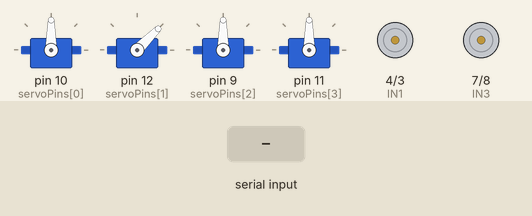
Bench run of a sketch on a simulated Arduino Uno, built with avr-gcc and run on an emulated ATmega328P. Shown: 4 × servo, motor-driver pin pairs drawn as motors (green arrow = first pin HIGH = forward, orange = second pin HIGH = backward, longer = more drive, scaled by the enable pin). The test bench sets the inputs (shaded band).

Above: at 1.7 s.
1.8 s: "A" received over Serial
At 3.0 s:
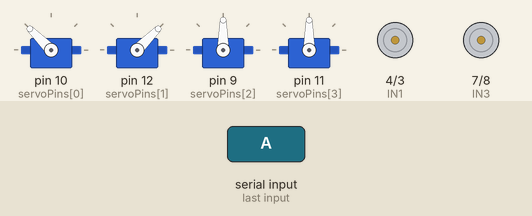
3.7 s: byte 73 ('I') received over Serial
At 5.7 s:
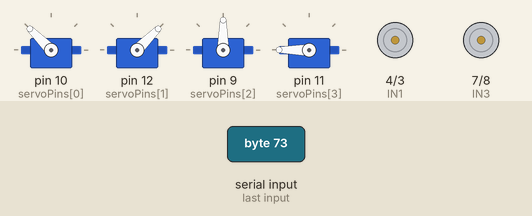
6.1 s: byte 72 ('H') received over Serial
At 6.7 s:
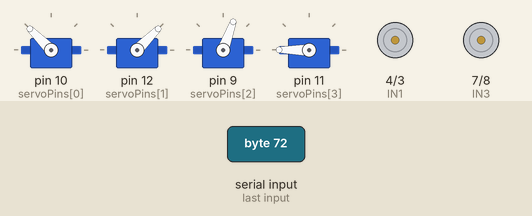
7.7 s: byte 74 ('J') received over Serial
At 9.9 s:
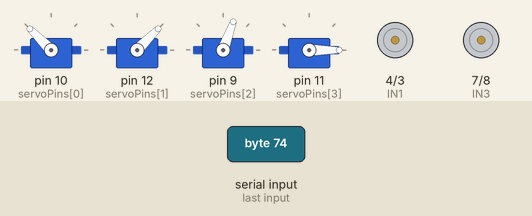
10.7 s: "M" received over Serial
At 11.9 s:
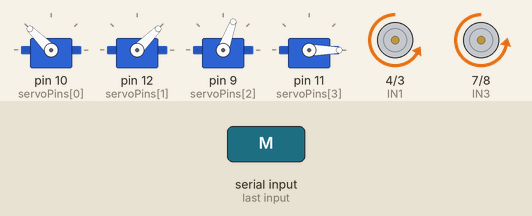
12.2 s: "N" received over Serial
At 13.2 s:
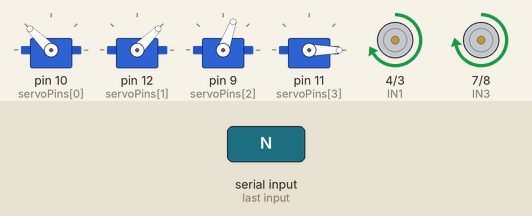
Timing chart, 0 to 14.7 s (numbered marks = the images above; inputs shaded):
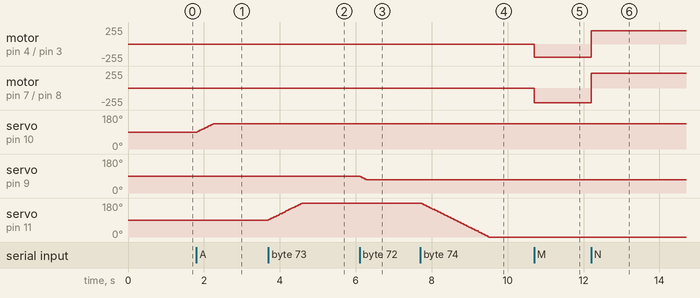

The sketch:

robot_controller.ino
```cpp
#include <Servo.h>

// ── Motor speeds ────────────────────────────────────────
#define SPEED_L 200
#define SPEED_R 220

// ── Motor pins ──────────────────────────────────────────
const int EN_A = 6;
const int IN1  = 4;
const int IN2  = 3;
const int IN3  = 7;
const int IN4  = 8;
const int EN_B = 5;

// ── Servo config ────────────────────────────────────────
// Index: 0=Wrist, 1=Elbow, 2=Arm, 3=Grip
const int NUM_SERVOS    = 4;
const int servoPins[4]  = {10, 12, 9, 11};
const int servoMin[4]   = {45,  0, 70,  0};
const int servoMax[4]   = {135, 90, 135, 180};
const int servoStart[4] = {90, 45, 90, 90};
int stepDeg             = 2;
const unsigned long SERVO_INTERVAL = 20; // ms between servo steps

Servo servos[NUM_SERVOS];
int   servoAngle[NUM_SERVOS];
int   servoDir[NUM_SERVOS]; // -1 = down, 0 = idle, +1 = up

unsigned long lastServoTick = 0;

// ══════════════════════════════════════════════════════════
void setup() {
  Serial.begin(9600);

  pinMode(EN_A, OUTPUT);
  pinMode(IN1, OUTPUT);
  pinMode(IN2, OUTPUT);
  pinMode(IN3, OUTPUT);
  pinMode(IN4, OUTPUT);
  pinMode(EN_B, OUTPUT);

  for (int i = 0; i < NUM_SERVOS; i++) {
    servos[i].attach(servoPins[i]);
    servoAngle[i] = servoStart[i];
    servos[i].write(servoAngle[i]);
    servoDir[i] = 0;
  }

  stopMotors();
  delay(500);
}

// ══════════════════════════════════════════════════════════
void loop() {
  // ── Read serial: only act on the latest byte ──────────
  char cmd = 0;
  while (Serial.available() > 0) {
    cmd = Serial.read();
  }

  if (cmd) {
    handleCommand(cmd);
  }

  // ── Servo tick: step active servos every SERVO_INTERVAL ms ──
  unsigned long now = millis();
  if (now - lastServoTick >= SERVO_INTERVAL) {
    lastServoTick = now;
    tickServos();
  }
}

// ══════════════════════════════════════════════════════════
void handleCommand(char cmd) {
  switch (cmd) {
    // Tank
    case 'M': driveForward();  break;
    case 'N': driveBackward(); break;
    case 'K': driveLeft();     break;
    case 'L': driveRight();    break;
    case 'O': stopMotors();    break;

    // Servo start: uppercase = set direction
    case 'A': servoDir[0] =  1; break; // Wrist up
    case 'B': servoDir[0] = -1; break; // Wrist down
    case 'C': servoDir[1] =  1; break; // Elbow up
    case 'D': servoDir[1] = -1; break; // Elbow down
    case 'G': servoDir[2] =  1; break; // Arm up
    case 'H': servoDir[2] = -1; break; // Arm down
    case 'I': servoDir[3] =  1; break; // Grip open
    case 'J': servoDir[3] = -1; break; // Grip close

    // Servo stop: lowercase = set idle
    case 'a': servoDir[0] = 0; break;
    case 'c': servoDir[1] = 0; break;
    case 'g': servoDir[2] = 0; break;
    case 'i': servoDir[3] = 0; break;

    // Step size: '1'-'5' = degrees per tick
    case '1': stepDeg = 1; break;
    case '2': stepDeg = 2; break;
    case '3': stepDeg = 3; break;
    case '4': stepDeg = 4; break;
    case '5': stepDeg = 5; break;
  }
}

// ── Servo tick ──────────────────────────────────────────
void tickServos() {
  for (int i = 0; i < NUM_SERVOS; i++) {
    if (servoDir[i] == 0) continue;

    int next = servoAngle[i] + (servoDir[i] * stepDeg);
    if (next < servoMin[i]) next = servoMin[i];
    if (next > servoMax[i]) next = servoMax[i];

    if (next != servoAngle[i]) {
      servoAngle[i] = next;
      servos[i].write(servoAngle[i]);
    }
  }
}

// ── Tank drive functions ────────────────────────────────
void driveForward() {
  digitalWrite(IN1, LOW);  digitalWrite(IN2, HIGH);
  analogWrite(EN_A, SPEED_L);
  digitalWrite(IN3, LOW);  digitalWrite(IN4, HIGH);
  analogWrite(EN_B, SPEED_R);
}

void driveBackward() {
  digitalWrite(IN1, HIGH); digitalWrite(IN2, LOW);
  analogWrite(EN_A, SPEED_L);
  digitalWrite(IN3, HIGH); digitalWrite(IN4, LOW);
  analogWrite(EN_B, SPEED_R);
}

void driveLeft() {
  digitalWrite(IN1, LOW);  digitalWrite(IN2, HIGH);
  analogWrite(EN_A, SPEED_L);
  digitalWrite(IN3, HIGH); digitalWrite(IN4, LOW);
  analogWrite(EN_B, SPEED_R);
}

void driveRight() {
  digitalWrite(IN1, HIGH); digitalWrite(IN2, LOW);
  analogWrite(EN_A, SPEED_L);
  digitalWrite(IN3, LOW);  digitalWrite(IN4, HIGH);
  analogWrite(EN_B, SPEED_R);
}

void stopMotors() {
  digitalWrite(IN1, LOW); digitalWrite(IN2, LOW);
  analogWrite(EN_A, 0);
  digitalWrite(IN3, LOW); digitalWrite(IN4, LOW);
  analogWrite(EN_B, 0);
}
```

Measured:
- after the input at 1.8 s, servo on pin 10 (servoPins[0]): moves from 90° to 135° over 0.44 s, starting at once
- after the input at 3.7 s, servo on pin 11 (servoPins[3]): moves from 90° to 180° over 0.88 s, starting at once
- after the input at 6.1 s, servo on pin 9 (servoPins[2]): 90° → 70° at once
- after the input at 7.7 s, servo on pin 11 (servoPins[3]): moves from 180° to 0° over 1.8 s, starting at once
- after the input at 10.7 s, motor on pin 4 (IN1) / pin 3 (IN2): stopped → backward 200/255 at once; motor on pin 7 (IN3) / pin 8 (IN4): stopped → backward 220/255 at once
- after the input at 12.2 s, motor on pin 4 (IN1) / pin 3 (IN2): backward 200/255 → forward 200/255 at once; motor on pin 7 (IN3) / pin 8 (IN4): backward 220/255 → forward 220/255 at once
